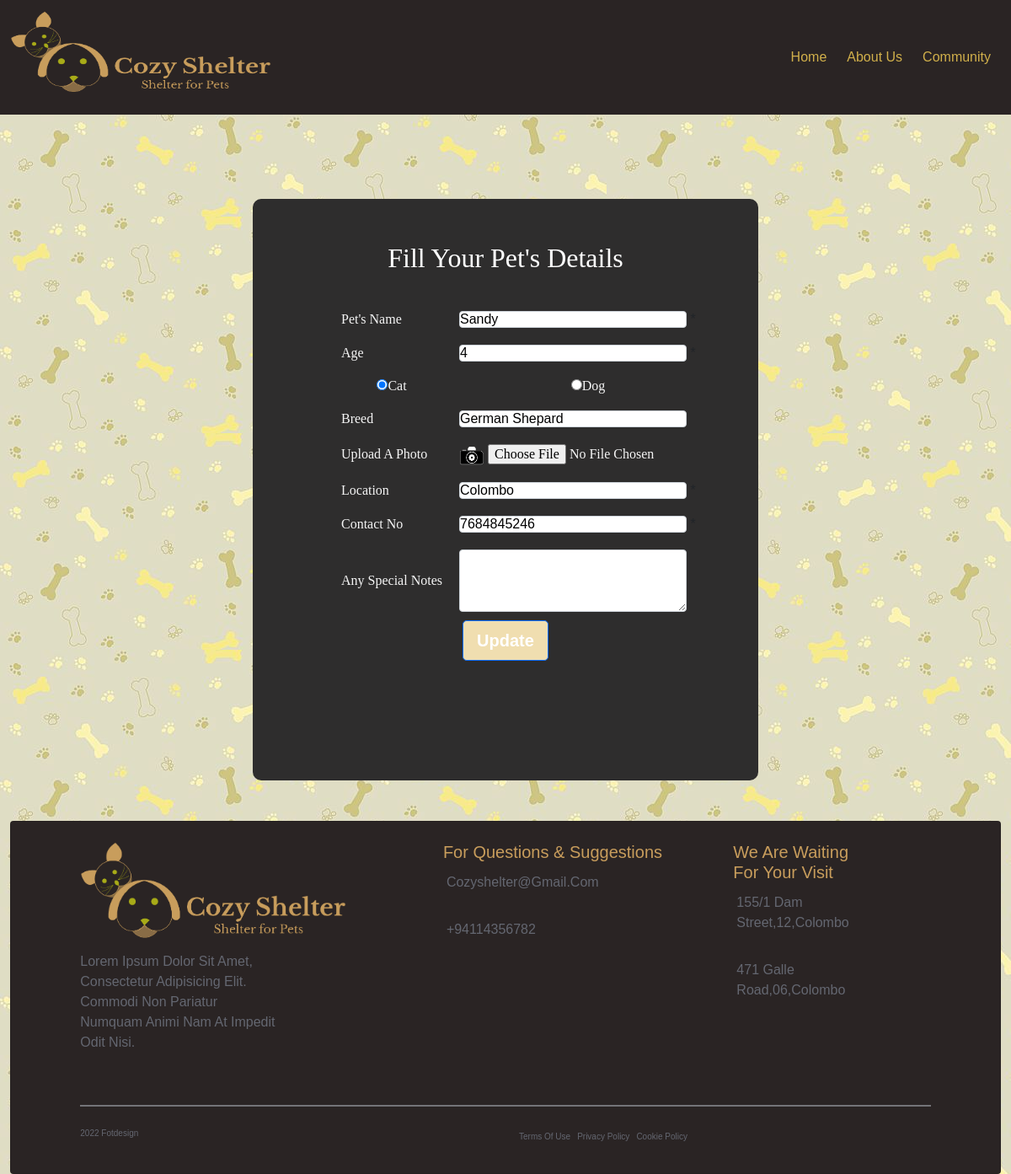
Page /user/update_shelter.php?id=2 on the committed database.
### tables this page shows
CREATE TABLE `shelter_form` (
  `petname` varchar(80) NOT NULL,
  `age` int NOT NULL,
  `pets` varchar(10) NOT NULL,
  `breed` varchar(80) NOT NULL,
  `location` varchar(50) NOT NULL,
  `no` bigint DEFAULT NULL,
  `note` text,
  `image` varchar(250) NOT NULL,
  `id` int NOT NULL AUTO_INCREMENT,
  PRIMARY KEY (`id`)
);

### user/update_shelter.php (the view, shortened to what this page needs)
<?php
include_once '../connect.php';
$id = $_GET['id'];
        $result = mysqli_query($conn,"SELECT * FROM shelter_form WHERE id='$id'");
        $row= mysqli_fetch_array($result);
?>
<html>
  <head>
    	<link href="https://cdn.jsdelivr.net/npm/bootstrap@5.0.2/dist/css/bootstrap.min.css" rel="stylesheet">
      <link href="https://cdn.jsdelivr.net/npm/bootstrap@5.1.3/dist/css/bootstrap.min.css" rel="stylesheet">
      <link rel="stylesheet" href="style.css">
</head>
<body>
    <nav class="navbar navbar-expand-lg navbar-light bg-darkgray">
      <div class="container-fluid">
        <a class="navbar-brand" href="#"><img src="../resources/logo.png" width="310px" height="110px"></a>
        <div class="collapse navbar-collapse" id="navbarNav">
          <ul class="navbar-nav ms-auto">
            <li class="nav-item">
              <a class="nav-link active" aria-current="page" href="../index.php" style="color:rgb(209, 176, 75);">Home</a>
            </li>
            <li class="nav-item">
              <a class="nav-link" href="../about us.html" style="color:rgb(209, 176, 75);">About Us</a>
            </li>
            <li class="nav-item">
                    <a class="nav-link" aria-current="page" href="../community.php" style="color:rgb(209, 176, 75);">Community</a>
                    </li>
          </ul>
        </div>
      </div>
    </nav>
    <div class="main">
      <div class="reg">
        <br>
        <br>
        <h2>Fill your Pet's details</h2>
        <br>
        <form name="frmUser" method="post" action="update.php" onsubmit="funct()">
          <table style="margin-left:95px;">
           <tr>
               <td><label>Pet's name</label></td>
               <td><input type="text" name="petname" placeholder="Enter the pet's name" style="width:270px;border:1px solid;border-radius:4px;border-color:#CED4DA;" value="<?php echo $row['petname']; ?>">
               <span class="error">* </span></td>
           </tr>
           <tr>
               <td><label>Age</label></td>
               <td><input type="text" name="age" placeholder="Enter the Pet's age" style="width:270px;border:1px solid;border-radius:4px;border-color:#CED4DA;" value="<?php echo $row['age']; ?>">
                 <span class="error">*</span>
               </td>
           </tr>
           <tr>
               <td><center><input type="radio" name="pets" value="cat" checked ><label>Cat</label></center></td>
               <td><center><input type="radio" name="pets" value="dog"value="<?php echo $row['pets']; ?>"><label>Dog</label></center></td>
           </tr>
           <tr>
               <td><label>Breed</label></td>
               <td><input type="text" name="breed" placeholder="Enter the Breed" style="width:270px;border:1px solid;border-radius:4px;border-color:#CED4DA;" value="<?php echo $row['breed']; ?>">
               </td>
           </tr>
           <tr>
             <td><label>Upload a photo</label> </td>
             <td>
             <label for ="file-input">
               <img id="previewImg" src="../resources/cam.png" name="pic" style="width: 30px; height: 23px; ">
               <input id="file-input" type="file" name="image" value="<?php echo $row['image']; ?>" >
             </label>
           </td>
           </tr>
           <tr>
              <td><label>Location </label></td>
              <td><input type="text" name="location" placeholder="Enter the Location" style="width:270px;border:1px solid;border-radius:4px;border-color:#CED4DA;" value="<?php echo $row['location']; ?>">
                <span class="error">* </span>
              </td>
           </tr>
           <tr>
              <td><label>Contact no </label></td>
              <td><input type="text" name="no" placeholder="Enter the Contact no" style="width:270px;border:1px solid;border-radius:4px;border-color:#CED4DA;" value="<?php echo $row['no']; ?>">
                <span class="error">* </span>
              </td>
           </tr>
           <tr>
             <td><label>Any special notes </label></td>
             <td><textarea name="note" rows="4" cols="21" style="width:270px;border:1px solid;border-radius:4px;border-color:#CED4DA;" value="<?php echo $row['note']; ?>">
             </textarea></td>
           </tr>
          </table>
          <div class="d-flex justify-content-center mx-4 mb-1 mb-lg-4">
            <a href="update.php?id=<?php echo $row["id"]; ?>">
            <input type="submit" class="btn btn-primary btn-lg" id="submit" name="submit" value="update"onsubmit="">
            </a>
          </div>
       </form>
      </div>
    </div>
    <div class="container-fluid mt-5">
    <div class="card mx-6">
        <div class="row mb-2 ">
            <div class="col-md-3 col-sm-11 col-xs-11">
                <div class="footer-text pull-left">
                    <div class="d-flex">
                        <img src="../resources/logo.png" width="330px" height="130px">
                    </div>
                    <p class="card-text">Lorem ipsum dolor sit amet, consectetur adipisicing elit. Commodi non pariatur numquam animi nam at impedit odit nisi.</p>
                    <div class="social mt-2 mb-3"> <i class="fa fa-facebook-official fa-lg"></i> <i class="fa fa-instagram fa-lg"></i> <i class="fa fa-twitter fa-lg"></i> <i class="fa fa-linkedin-square fa-lg"></i> <i class="fa fa-facebook"></i> </div>
                </div>
            </div>
            <div class="col-md-2 col-sm-1 col-xs-1 mb-2"></div>
            <div class="col-md-4 col-sm-4 col-xs-4">
                <h5 class="heading">For questions & Suggestions</h5>
                <ul>
                    <li>cozyshelter@gmail.com</li><br>
                    <li>+94114356782</li>
                </ul>
            </div>
            <div class="col-md-2 col-sm-4 col-xs-4">
                <h5 class="heading">We are waiting for your visit</h5>
                <ul class="card-text">
                    <li>155/1 Dam Street,12,colombo</li><br>
                    <li>471 Galle Road,06,Colombo</li>
                </ul>
            </div>
        </div>
        <div class="divider mb-4"> </div>
        <div class="row" style="font-size:10px;">
            <div class="col-md-6 col-sm-6 col-xs-6">
                <div class="pull-left">
                    <p><i class="fa fa-copyright"></i> 2022 Fotdesign</p>
                </div>
            </div>
            <div class="col-md-6 col-sm-6 col-xs-6">
                <div class="pull-right mr-4 d-flex policy">
                    <div>Terms of Use</div>
                    <div>Privacy Policy</div>
                    <div>Cookie Policy</div>
                </div>
            </div>
        </div>
    </div>
</div>
  </body>
</html>

### user/style.css (style rules this page uses)
body { background-color:#2A2424; }
.navbar { font-family : Geneva; background-color : #2A2424; padding: :2px; }
.btn { background-color: #F0DEB0; font-weight: bold; }
.card { padding: 2% 7%; color: #646771; background-color: #2A2424; }
ul { list-style-type: none; margin: 0; padding: 0 }
ul>li { padding: 4px; }
.social>i { padding: 1%; font-size: 15px }
.policy>div { padding: 4px }
.heading { font-family: 'Titillium Web', sans-serif; color: #C89D5C; }
.divider { border-top: 2px solid rgba(189, 196, 203, 0.5); }
body { background: #f4f4f4; }
* { font-family: 'Montserrat', sans-serif; margin:0; padding:0; box-sizing: border-box; outline: none; border:none; text-decoration: none; text-transform: capitalize; transition: all .2s linear; }
body { background-color: #dc143c22; }
.navbar { font-family : Geneva; background-color:#2A2424; padding: :2px; }
.main { width : 600px; height : 690px; margin : 100px auto 0px auto; background-color:rgb(46, 45, 45); border-radius:10px; border-color:#CED4DA; }
h2 { text-align: center; padding 20px; font-family : Franklin Gothic; font-style: bold; color:White; }
div.reg { width:100%; font-size:17px; border-radius:10px; color : white; font-family : calibri; }
label { font-family : calibri; }
th, td { padding:10px; text-align:left; }
ul>li { padding: 4px }
body { font-family: 'Roboto';font-size: 16px; background-image: url('14.jpg'); }

### user/update_shelter.php (style rules this page uses)
label { color:whitesmoke; }

### rows in the picture
shelter_form: petname "sandy", age "4", breed "german Shepard", location "colombo", no "7684845246"
